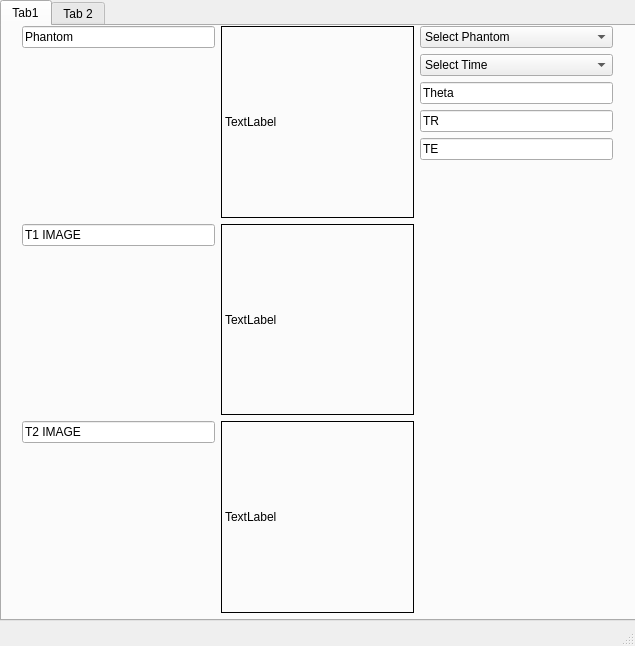
<?xml version="1.0" encoding="UTF-8"?>
<ui version="4.0">
 <class>MainWindow</class>
 <widget class="QMainWindow" name="MainWindow">
  <property name="geometry">
   <rect>
    <x>0</x>
    <y>0</y>
    <width>635</width>
    <height>646</height>
   </rect>
  </property>
  <property name="windowTitle">
   <string>MainWindow</string>
  </property>
  <widget class="QWidget" name="centralwidget">
   <widget class="QTabWidget" name="tabWidget">
    <property name="geometry">
     <rect>
      <x>0</x>
      <y>0</y>
      <width>1071</width>
      <height>621</height>
     </rect>
    </property>
    <property name="currentIndex">
     <number>0</number>
    </property>
    <widget class="QWidget" name="tab1">
     <attribute name="title">
      <string>Tab1</string>
     </attribute>
     <widget class="QWidget" name="gridLayoutWidget">
      <property name="geometry">
       <rect>
        <x>20</x>
        <y>0</y>
        <width>591</width>
        <height>587</height>
       </rect>
      </property>
      <layout class="QGridLayout" name="gridLayout">
       <item row="0" column="2">
        <layout class="QGridLayout" name="gridLayout_2">
         <item row="0" column="0">
          <widget class="QComboBox" name="cb">
           <item>
            <property name="text">
             <string>Select Phantom</string>
            </property>
           </item>
           <item>
            <property name="text">
             <string>Shepp-Logan phantom</string>
            </property>
           </item>
          </widget>
         </item>
         <item row="1" column="0">
          <widget class="QComboBox" name="cb2">
           <item>
            <property name="text">
             <string>Select Time</string>
            </property>
           </item>
          </widget>
         </item>
         <item row="2" column="0">
          <widget class="QLineEdit" name="edit1">
           <property name="sizePolicy">
            <sizepolicy hsizetype="Preferred" vsizetype="Preferred">
             <horstretch>0</horstretch>
             <verstretch>0</verstretch>
            </sizepolicy>
           </property>
           <property name="text">
            <string>Theta</string>
           </property>
          </widget>
         </item>
         <item row="3" column="0">
          <widget class="QLineEdit" name="edit2">
           <property name="sizePolicy">
            <sizepolicy hsizetype="Preferred" vsizetype="Preferred">
             <horstretch>0</horstretch>
             <verstretch>0</verstretch>
            </sizepolicy>
           </property>
           <property name="text">
            <string>TR</string>
           </property>
          </widget>
         </item>
         <item row="4" column="0">
          <widget class="QLineEdit" name="edit3">
           <property name="sizePolicy">
            <sizepolicy hsizetype="Preferred" vsizetype="Preferred">
             <horstretch>0</horstretch>
             <verstretch>0</verstretch>
            </sizepolicy>
           </property>
           <property name="text">
            <string>TE</string>
           </property>
          </widget>
         </item>
         <item row="5" column="0">
          <spacer name="verticalSpacer_5">
           <property name="orientation">
            <enum>Qt::Vertical</enum>
           </property>
           <property name="sizeType">
            <enum>QSizePolicy::Preferred</enum>
           </property>
           <property name="sizeHint" stdset="0">
            <size>
             <width>20</width>
             <height>500</height>
            </size>
           </property>
          </spacer>
         </item>
        </layout>
       </item>
       <item row="0" column="0">
        <layout class="QGridLayout" name="gridLayout_4">
         <item row="0" column="0">
          <layout class="QVBoxLayout" name="verticalLayout">
           <item>
            <spacer name="verticalSpacer">
             <property name="orientation">
              <enum>Qt::Vertical</enum>
             </property>
             <property name="sizeHint" stdset="0">
              <size>
               <width>20</width>
               <height>40</height>
              </size>
             </property>
            </spacer>
           </item>
           <item>
            <widget class="QLineEdit" name="lineEdit_2">
             <property name="sizePolicy">
              <sizepolicy hsizetype="Preferred" vsizetype="Preferred">
               <horstretch>0</horstretch>
               <verstretch>0</verstretch>
              </sizepolicy>
             </property>
             <property name="text">
              <string>Phantom</string>
             </property>
            </widget>
           </item>
           <item>
            <spacer name="verticalSpacer_2">
             <property name="orientation">
              <enum>Qt::Vertical</enum>
             </property>
             <property name="sizeType">
              <enum>QSizePolicy::Preferred</enum>
             </property>
             <property name="sizeHint" stdset="0">
              <size>
               <width>20</width>
               <height>500</height>
              </size>
             </property>
            </spacer>
           </item>
           <item>
            <widget class="QLineEdit" name="lineEdit_3">
             <property name="sizePolicy">
              <sizepolicy hsizetype="Preferred" vsizetype="Preferred">
               <horstretch>0</horstretch>
               <verstretch>0</verstretch>
              </sizepolicy>
             </property>
             <property name="text">
              <string>T1 IMAGE</string>
             </property>
            </widget>
           </item>
           <item>
            <spacer name="verticalSpacer_3">
             <property name="orientation">
              <enum>Qt::Vertical</enum>
             </property>
             <property name="sizeType">
              <enum>QSizePolicy::Preferred</enum>
             </property>
             <property name="sizeHint" stdset="0">
              <size>
               <width>20</width>
               <height>500</height>
              </size>
             </property>
            </spacer>
           </item>
           <item>
            <widget class="QLineEdit" name="lineEdit">
             <property name="sizePolicy">
              <sizepolicy hsizetype="Preferred" vsizetype="Preferred">
               <horstretch>0</horstretch>
               <verstretch>0</verstretch>
              </sizepolicy>
             </property>
             <property name="text">
              <string>T2 IMAGE</string>
             </property>
            </widget>
           </item>
           <item>
            <spacer name="verticalSpacer_4">
             <property name="orientation">
              <enum>Qt::Vertical</enum>
             </property>
             <property name="sizeType">
              <enum>QSizePolicy::Preferred</enum>
             </property>
             <property name="sizeHint" stdset="0">
              <size>
               <width>20</width>
               <height>500</height>
              </size>
             </property>
            </spacer>
           </item>
          </layout>
         </item>
        </layout>
       </item>
       <item row="0" column="1">
        <layout class="QGridLayout" name="gridLayout_8">
         <item row="0" column="0">
          <widget class="QLabel" name="l1">
           <property name="mouseTracking">
            <bool>true</bool>
           </property>
           <property name="tabletTracking">
            <bool>true</bool>
           </property>
           <property name="focusPolicy">
            <enum>Qt::WheelFocus</enum>
           </property>
           <property name="acceptDrops">
            <bool>true</bool>
           </property>
           <property name="frameShape">
            <enum>QFrame::Box</enum>
           </property>
           <property name="text">
            <string>TextLabel</string>
           </property>
          </widget>
         </item>
         <item row="2" column="0">
          <widget class="QLabel" name="l3">
           <property name="frameShape">
            <enum>QFrame::Box</enum>
           </property>
           <property name="text">
            <string>TextLabel</string>
           </property>
          </widget>
         </item>
         <item row="1" column="0">
          <widget class="QLabel" name="l2">
           <property name="frameShape">
            <enum>QFrame::Box</enum>
           </property>
           <property name="text">
            <string>TextLabel</string>
           </property>
          </widget>
         </item>
        </layout>
       </item>
      </layout>
     </widget>
    </widget>
    <widget class="QWidget" name="tab_2">
     <attribute name="title">
      <string>Tab 2</string>
     </attribute>
     <widget class="QWidget" name="gridLayoutWidget_2">
      <property name="geometry">
       <rect>
        <x>10</x>
        <y>20</y>
        <width>611</width>
        <height>551</height>
       </rect>
      </property>
      <layout class="QGridLayout" name="gridLayout_3">
       <item row="2" column="2">
        <widget class="PlotWidget" name="graphicsView_4"/>
       </item>
       <item row="0" column="2">
        <widget class="PlotWidget" name="graphicsView_3"/>
       </item>
       <item row="0" column="1">
        <spacer name="horizontalSpacer">
         <property name="orientation">
          <enum>Qt::Horizontal</enum>
         </property>
         <property name="sizeType">
          <enum>QSizePolicy::Preferred</enum>
         </property>
         <property name="sizeHint" stdset="0">
          <size>
           <width>10</width>
           <height>10</height>
          </size>
         </property>
        </spacer>
       </item>
       <item row="0" column="0">
        <widget class="PlotWidget" name="graphicsView"/>
       </item>
       <item row="2" column="0">
        <widget class="PlotWidget" name="graphicsView_2"/>
       </item>
       <item row="1" column="0">
        <spacer name="verticalSpacer_6">
         <property name="orientation">
          <enum>Qt::Vertical</enum>
         </property>
         <property name="sizeType">
          <enum>QSizePolicy::Preferred</enum>
         </property>
         <property name="sizeHint" stdset="0">
          <size>
           <width>20</width>
           <height>10</height>
          </size>
         </property>
        </spacer>
       </item>
      </layout>
     </widget>
    </widget>
   </widget>
  </widget>
  <widget class="QMenuBar" name="menubar">
   <property name="geometry">
    <rect>
     <x>0</x>
     <y>0</y>
     <width>635</width>
     <height>22</height>
    </rect>
   </property>
  </widget>
  <widget class="QStatusBar" name="statusbar"/>
 </widget>
 <customwidgets>
  <customwidget>
   <class>PlotWidget</class>
   <extends>QGraphicsView</extends>
   <header location="global">pyqtgraph</header>
  </customwidget>
 </customwidgets>
 <resources/>
 <connections/>
</ui>
